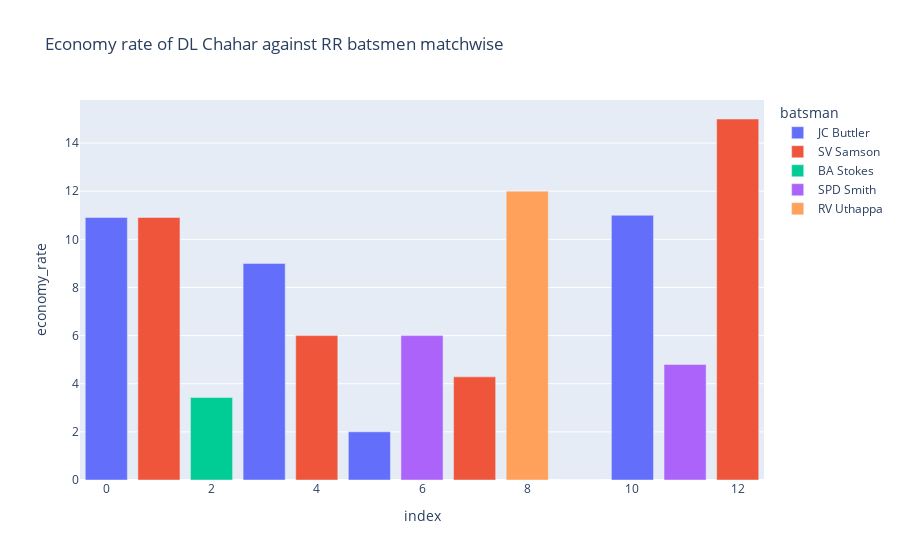
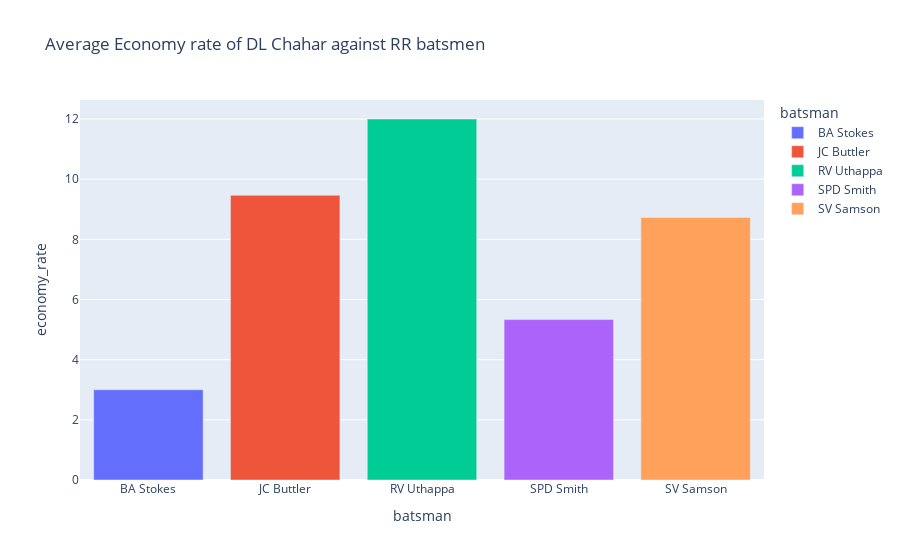

Here is the notebook cell these charts were saved with, in order:
### Markdown cell above
## 3.3
### lets us calculate average economy playerwise

### Code cell
#RR Batsmen in power play['BA Stokes','JC Buttler', 'SPD Smith']
#RR batsmen in mid overs ['SPD Smith', 'RV Uthappa', 'SV Samson']
#RR batsmen in death overs['SV Samson', 'R Tewatia', 'R Parag']

bs_DL = bs_.groupby(["match_id","batsman"])['Runs Conceeded','Balls Bowled'].sum().reset_index()
bs_DL["economy_rate"] = (bs_DL['Runs Conceeded']/bs_DL['Balls Bowled'])*6
fig = px.bar(bs_DL, x=bs_DL.index, y='economy_rate',
             hover_data=['match_id','batsman','Runs Conceeded','Balls Bowled'], color='batsman',title='Economy rate of DL Chahar against RR batsmen matchwise')
fig.show()

# average economy rate against each batsman
bs_DL_ = bs_.groupby(["batsman"])['Runs Conceeded','Balls Bowled'].sum().reset_index()
bs_DL_["economy_rate"] = (bs_DL_['Runs Conceeded']/bs_DL_['Balls Bowled'])*6

fig = px.bar(bs_DL_, x="batsman", y='economy_rate',
             hover_data=['batsman','Runs Conceeded','Balls Bowled'], color='batsman',title='Average Economy rate of DL Chahar against RR batsmen')
fig.show()
bs_DL_

### Figure 1 — Plotly figure (JSON) as saved in the notebook; plotly's stock layout.template omitted (floating-point values rounded to 4 significant figures)
{"data": [{"alignmentgroup": "True", "customdata": [[2, "JC Buttler", 20, 11], [7910, "JC Buttler", 9, 6], [11148, "JC Buttler", 1, 3], [11316, "JC Buttler", 11, 6]], "hovertemplate": "batsman=%{customdata[1]}<br>index=%{x}<br>economy_rate=%{y}<br>match_id=%{customdata[0]}<br>Runs Conceeded=%{customdata[2]}<br>Balls Bowled=%{customdata[3]}<extra></extra>", "legendgroup": "JC Buttler", "marker": {"color": "#636efa"}, "name": "JC Buttler", "offsetgroup": "JC Buttler", "orientation": "v", "showlegend": true, "textposition": "auto", "type": "bar", "x": [0, 3, 5, 10], "xaxis": "x", "y": [10.91, 9, 2, 11], "yaxis": "y"}, {"alignmentgroup": "True", "customdata": [[9, "SV Samson", 20, 11], [7910, "SV Samson", 2, 2], [11148, "SV Samson", 5, 7], [11316, "SV Samson", 5, 2]], "hovertemplate": "batsman=%{customdata[1]}<br>index=%{x}<br>economy_rate=%{y}<br>match_id=%{customdata[0]}<br>Runs Conceeded=%{customdata[2]}<br>Balls Bowled=%{customdata[3]}<extra></extra>", "legendgroup": "SV Samson", "marker": {"color": "#EF553B"}, "name": "SV Samson", "offsetgroup": "SV Samson", "orientation": "v", "showlegend": true, "textposition": "auto", "type": "bar", "x": [1, 4, 7, 12], "xaxis": "x", "y": [10.91, 6, 4.286, 15], "yaxis": "y"}, {"alignmentgroup": "True", "customdata": [[7910, "BA Stokes", 4, 7], [11316, "BA Stokes", 0, 1]], "hovertemplate": "batsman=%{customdata[1]}<br>index=%{x}<br>economy_rate=%{y}<br>match_id=%{customdata[0]}<br>Runs Conceeded=%{customdata[2]}<br>Balls Bowled=%{customdata[3]}<extra></extra>", "legendgroup": "BA Stokes", "marker": {"color": "#00cc96"}, "name": "BA Stokes", "offsetgroup": "BA Stokes", "orientation": "v", "showlegend": true, "textposition": "auto", "type": "bar", "x": [2, 9], "xaxis": "x", "y": [3.429, 0], "yaxis": "y"}, {"alignmentgroup": "True", "customdata": [[11148, "SPD Smith", 4, 4], [11316, "SPD Smith", 4, 5]], "hovertemplate": "batsman=%{customdata[1]}<br>index=%{x}<br>economy_rate=%{y}<br>match_id=%{customdata[0]}<br>Runs Conceeded=%{customdata[2]}<br>Balls Bowled=%{customdata[3]}<extra></extra>", "legendgroup": "SPD Smith", "marker": {"color": "#ab63fa"}, "name": "SPD Smith", "offsetgroup": "SPD Smith", "orientation": "v", "showlegend": true, "textposition": "auto", "type": "bar", "x": [6, 11], "xaxis": "x", "y": [6, 4.8], "yaxis": "y"}, {"alignmentgroup": "True", "customdata": [[11314, "RV Uthappa", 8, 4]], "hovertemplate": "batsman=%{customdata[1]}<br>index=%{x}<br>economy_rate=%{y}<br>match_id=%{customdata[0]}<br>Runs Conceeded=%{customdata[2]}<br>Balls Bowled=%{customdata[3]}<extra></extra>", "legendgroup": "RV Uthappa", "marker": {"color": "#FFA15A"}, "name": "RV Uthappa", "offsetgroup": "RV Uthappa", "orientation": "v", "showlegend": true, "textposition": "auto", "type": "bar", "x": [8], "xaxis": "x", "y": [12], "yaxis": "y"}], "layout": {"barmode": "relative", "legend": {"title": {"text": "batsman"}, "tracegroupgap": 0}, "title": {"text": "Economy rate of DL Chahar against RR batsmen matchwise"}, "xaxis": {"anchor": "y", "domain": [0, 1], "title": {"text": "index"}}, "yaxis": {"anchor": "x", "domain": [0, 1], "title": {"text": "economy_rate"}}}}

### Figure 2 — Plotly figure (JSON) as saved in the notebook; plotly's stock layout.template omitted (floating-point values rounded to 4 significant figures)
{"data": [{"alignmentgroup": "True", "customdata": [["BA Stokes", 4, 8]], "hovertemplate": "batsman=%{customdata[0]}<br>economy_rate=%{y}<br>Runs Conceeded=%{customdata[1]}<br>Balls Bowled=%{customdata[2]}<extra></extra>", "legendgroup": "BA Stokes", "marker": {"color": "#636efa"}, "name": "BA Stokes", "offsetgroup": "BA Stokes", "orientation": "v", "showlegend": true, "textposition": "auto", "type": "bar", "x": ["BA Stokes"], "xaxis": "x", "y": [3], "yaxis": "y"}, {"alignmentgroup": "True", "customdata": [["JC Buttler", 41, 26]], "hovertemplate": "batsman=%{customdata[0]}<br>economy_rate=%{y}<br>Runs Conceeded=%{customdata[1]}<br>Balls Bowled=%{customdata[2]}<extra></extra>", "legendgroup": "JC Buttler", "marker": {"color": "#EF553B"}, "name": "JC Buttler", "offsetgroup": "JC Buttler", "orientation": "v", "showlegend": true, "textposition": "auto", "type": "bar", "x": ["JC Buttler"], "xaxis": "x", "y": [9.462], "yaxis": "y"}, {"alignmentgroup": "True", "customdata": [["RV Uthappa", 8, 4]], "hovertemplate": "batsman=%{customdata[0]}<br>economy_rate=%{y}<br>Runs Conceeded=%{customdata[1]}<br>Balls Bowled=%{customdata[2]}<extra></extra>", "legendgroup": "RV Uthappa", "marker": {"color": "#00cc96"}, "name": "RV Uthappa", "offsetgroup": "RV Uthappa", "orientation": "v", "showlegend": true, "textposition": "auto", "type": "bar", "x": ["RV Uthappa"], "xaxis": "x", "y": [12], "yaxis": "y"}, {"alignmentgroup": "True", "customdata": [["SPD Smith", 8, 9]], "hovertemplate": "batsman=%{customdata[0]}<br>economy_rate=%{y}<br>Runs Conceeded=%{customdata[1]}<br>Balls Bowled=%{customdata[2]}<extra></extra>", "legendgroup": "SPD Smith", "marker": {"color": "#ab63fa"}, "name": "SPD Smith", "offsetgroup": "SPD Smith", "orientation": "v", "showlegend": true, "textposition": "auto", "type": "bar", "x": ["SPD Smith"], "xaxis": "x", "y": [5.333], "yaxis": "y"}, {"alignmentgroup": "True", "customdata": [["SV Samson", 32, 22]], "hovertemplate": "batsman=%{customdata[0]}<br>economy_rate=%{y}<br>Runs Conceeded=%{customdata[1]}<br>Balls Bowled=%{customdata[2]}<extra></extra>", "legendgroup": "SV Samson", "marker": {"color": "#FFA15A"}, "name": "SV Samson", "offsetgroup": "SV Samson", "orientation": "v", "showlegend": true, "textposition": "auto", "type": "bar", "x": ["SV Samson"], "xaxis": "x", "y": [8.727], "yaxis": "y"}], "layout": {"barmode": "relative", "legend": {"title": {"text": "batsman"}, "tracegroupgap": 0}, "title": {"text": "Average Economy rate of DL Chahar against RR batsmen"}, "xaxis": {"anchor": "y", "categoryarray": ["BA Stokes", "JC Buttler", "RV Uthappa", "SPD Smith", "SV Samson"], "categoryorder": "array", "domain": [0, 1], "title": {"text": "batsman"}}, "yaxis": {"anchor": "x", "domain": [0, 1], "title": {"text": "economy_rate"}}}}
